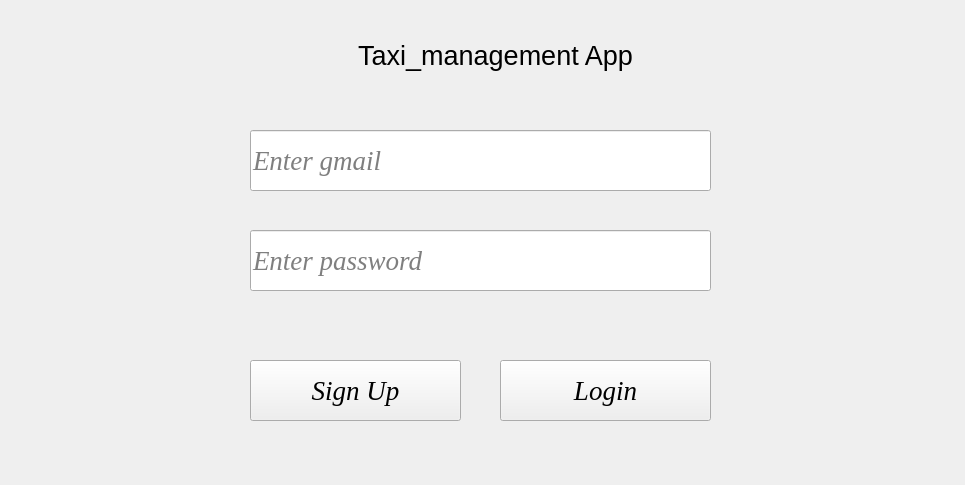
<?xml version="1.0" encoding="UTF-8"?>
<ui version="4.0">
 <class>Form</class>
 <widget class="QWidget" name="Form">
  <property name="geometry">
   <rect>
    <x>0</x>
    <y>0</y>
    <width>965</width>
    <height>485</height>
   </rect>
  </property>
  <property name="windowTitle">
   <string>Form</string>
  </property>
  <widget class="QPushButton" name="pushButton">
   <property name="geometry">
    <rect>
     <x>500</x>
     <y>360</y>
     <width>211</width>
     <height>61</height>
    </rect>
   </property>
   <property name="font">
    <font>
     <family>Times New Roman</family>
     <pointsize>20</pointsize>
     <italic>true</italic>
    </font>
   </property>
   <property name="text">
    <string>Login</string>
   </property>
  </widget>
  <widget class="QLineEdit" name="lineEdit">
   <property name="geometry">
    <rect>
     <x>250</x>
     <y>130</y>
     <width>461</width>
     <height>61</height>
    </rect>
   </property>
   <property name="font">
    <font>
     <family>Times New Roman</family>
     <pointsize>20</pointsize>
     <italic>true</italic>
    </font>
   </property>
   <property name="text">
    <string/>
   </property>
   <property name="placeholderText">
    <string>Enter gmail</string>
   </property>
  </widget>
  <widget class="QLineEdit" name="lineEdit_2">
   <property name="geometry">
    <rect>
     <x>250</x>
     <y>230</y>
     <width>461</width>
     <height>61</height>
    </rect>
   </property>
   <property name="font">
    <font>
     <family>Times New Roman</family>
     <pointsize>20</pointsize>
     <italic>true</italic>
    </font>
   </property>
   <property name="echoMode">
    <enum>QLineEdit::Password</enum>
   </property>
   <property name="placeholderText">
    <string>Enter password</string>
   </property>
  </widget>
  <widget class="QLabel" name="label">
   <property name="geometry">
    <rect>
     <x>280</x>
     <y>300</y>
     <width>371</width>
     <height>41</height>
    </rect>
   </property>
   <property name="font">
    <font>
     <family>Times New Roman</family>
     <pointsize>18</pointsize>
     <italic>true</italic>
    </font>
   </property>
   <property name="text">
    <string/>
   </property>
   <property name="alignment">
    <set>Qt::AlignCenter</set>
   </property>
  </widget>
  <widget class="QPushButton" name="pushButton_2">
   <property name="geometry">
    <rect>
     <x>250</x>
     <y>360</y>
     <width>211</width>
     <height>61</height>
    </rect>
   </property>
   <property name="font">
    <font>
     <family>Times New Roman</family>
     <pointsize>20</pointsize>
     <italic>true</italic>
    </font>
   </property>
   <property name="text">
    <string>Sign Up</string>
   </property>
  </widget>
  <widget class="QLabel" name="label_2">
   <property name="geometry">
    <rect>
     <x>160</x>
     <y>30</y>
     <width>671</width>
     <height>51</height>
    </rect>
   </property>
   <property name="font">
    <font>
     <pointsize>20</pointsize>
    </font>
   </property>
   <property name="text">
    <string>Taxi_management App</string>
   </property>
   <property name="textFormat">
    <enum>Qt::PlainText</enum>
   </property>
   <property name="alignment">
    <set>Qt::AlignCenter</set>
   </property>
  </widget>
 </widget>
 <resources/>
 <connections/>
</ui>
